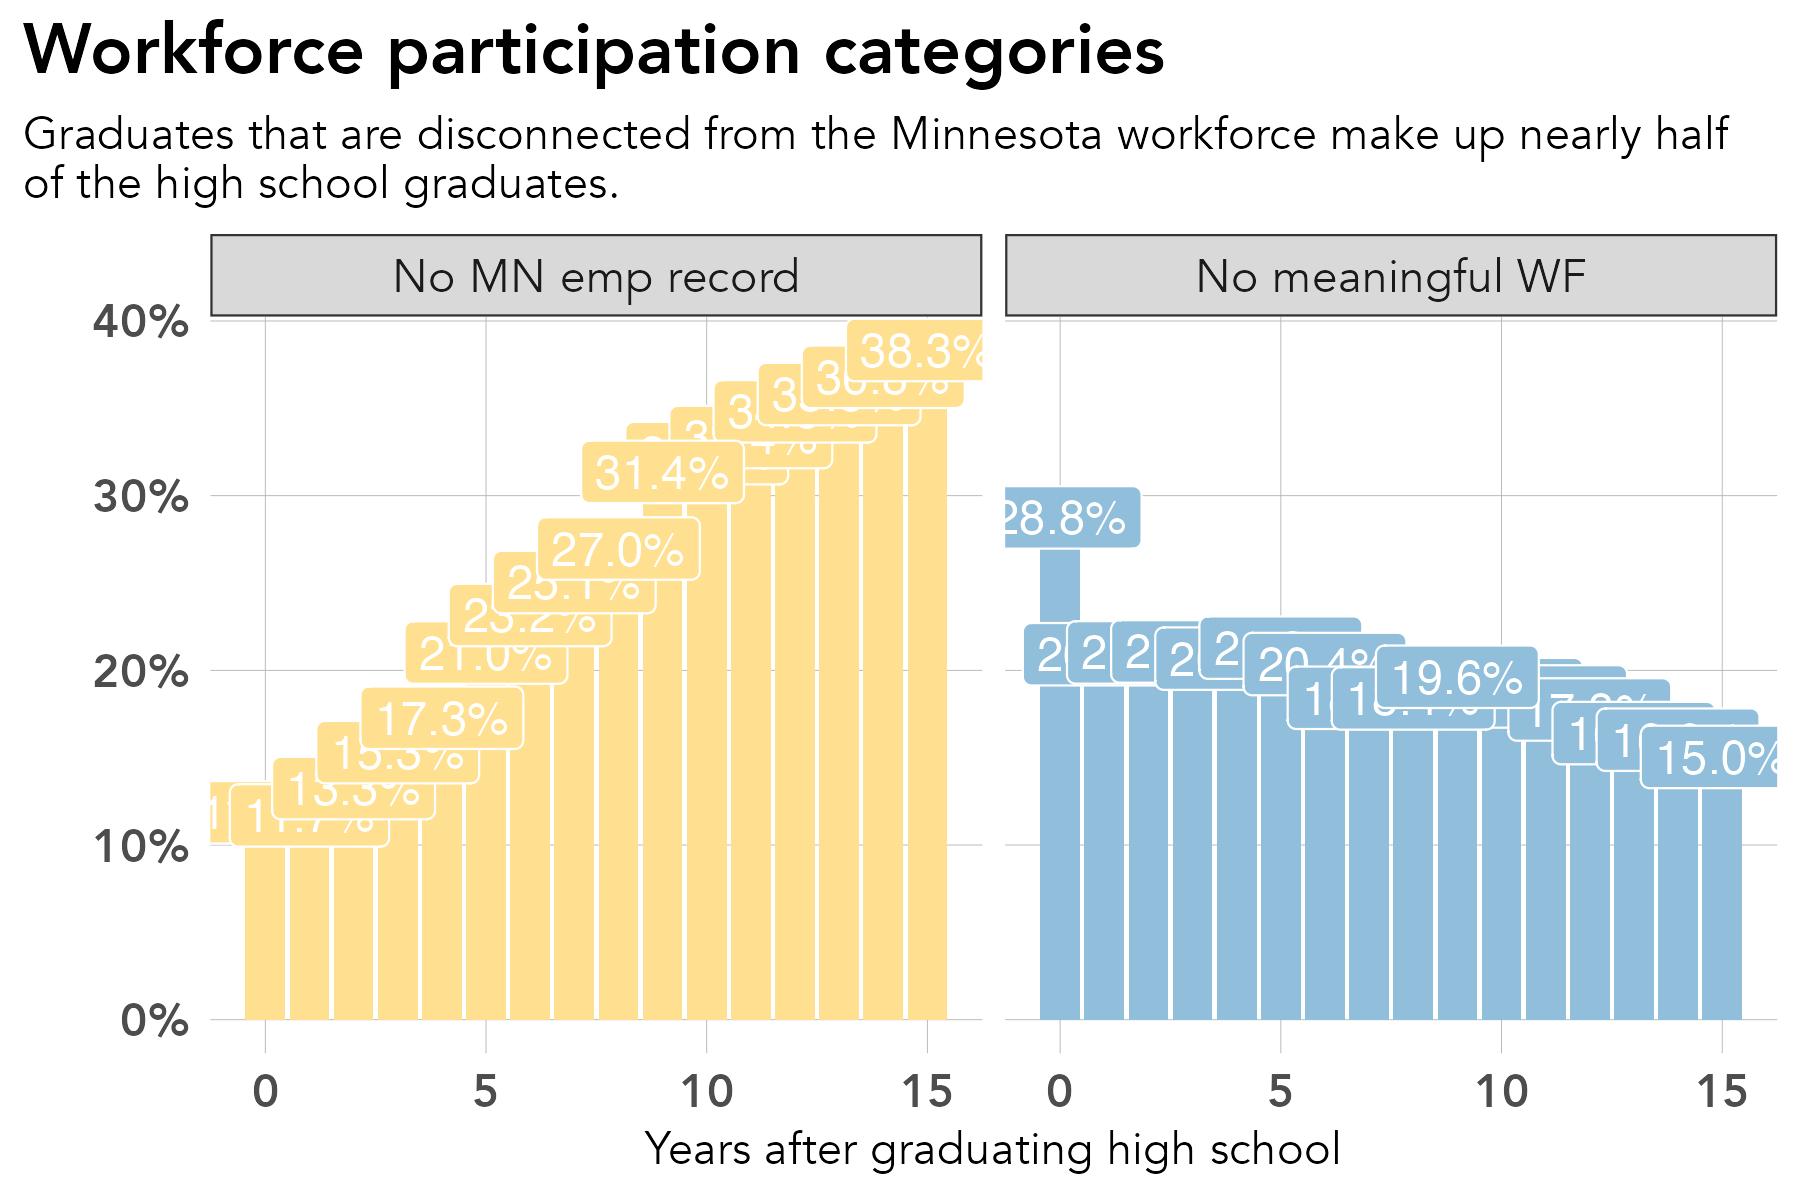

Reproduce this figure in R.
# library -----------------------------------------------------------------
library(tidyverse)
library(sf)
library(ggrepel)
library(scales)
library(ggiraph)
library(rmapshaper)
library(cowplot)
library(RColorBrewer)
library(readxl)
library(lubridate)
library(readxl)
library(systemfonts)
reset_font_cache()
library(ggtext)
library(janitor)
library(cowplot)


rm(list = ls())

# themes ------------------------------------------------------------------
theme_bar <- theme_bw() +
  theme(panel.grid.major = element_line(color = "grey70", size = 0.1),
        panel.grid.minor = element_blank(),
        axis.ticks = element_blank(),
        axis.text = element_text(face = "bold"),
        panel.border = element_blank(),
        legend.background = element_rect(fill = "transparent", color = "transparent"),
        legend.key = element_rect(fill = "transparent"),
        legend.key.size = unit(1, "lines"),
        legend.margin = margin(0,0,0,0),
        legend.title = element_blank(),
        legend.text = element_text(margin = margin(l = 2)),
        text = element_text(family = "Avenir") ,
        plot.title.position = "plot",
        plot.title = element_text(face = "bold"))

theme_line <- theme_bw() +
  theme(legend.background = element_rect(fill = "transparent", color = "transparent"),
        legend.key = element_rect(fill = "transparent"),
        legend.text = element_text(margin = margin(l = 2)),
        panel.grid.minor = element_blank(),
        panel.grid.major = element_line(color = "grey70", size = 0.1),
        axis.ticks = element_blank(),
        axis.text = element_text(face = "bold"),
        panel.border = element_blank(),
        legend.margin = margin(0,0,0,0),
        legend.key.size = unit(1, "lines"),
        text = element_text(family = "Avenir") ,
        plot.title.position = "plot",
        plot.title = element_text(face = "bold"))


theme_sf <- theme_bw() +
  theme(axis.text.x=element_blank(),
        axis.text.y=element_blank(),
        axis.ticks=element_blank(),
        panel.background = element_blank(),
        panel.grid.major = element_line(color = "white"),
        panel.border = element_blank(),
        legend.title = element_blank(),
        legend.text = element_text(margin = margin(l = 2)),
        legend.margin = margin(0,0,0,0),
        legend.key.size = unit(1, "lines"),
        text = element_text(family = "Avenir") ,
        plot.title.position = "plot",
        plot.title = element_text(face = "bold"))

regions <- read_csv("/Users/kellyasche/Library/CloudStorage/GoogleDrive-kasche@ruralmn.org/My Drive/Data Prep/R Projects/Join docs/county_regions.csv") %>%
  select(5,6) %>%
  unique() %>%
  mutate(edr = str_replace(edr, "  ", " "),
         planning.region = str_replace(planning.region, " Minnesota", ""),
         planning.region = fct_relevel(planning.region, "Northwest", "Northeast", "Central", "Seven County Mpls-St Paul", "Southwest", "Southeast"),
         edr = fct_relevel(edr, "EDR 1 - Northwest", "EDR 2 - Headwaters", "EDR 3 - Arrowhead", "EDR 4 - West Central", "EDR 5 - North Central", "EDR 6E- Southwest Central", "EDR 6W- Upper Minnesota Valley", "EDR 7E- East Central", "EDR 7W- Central", "EDR 8 - Southwest", "EDR 9 - South Central", "EDR 10 - Southeast", "EDR 11 - 7 County Twin Cities", "Minnesota"))

counties.regions <- read_csv("/Users/kellyasche/Library/CloudStorage/GoogleDrive-kasche@ruralmn.org/My Drive/Data Prep/R Projects/Join docs/county_regions.csv") %>%
  mutate(countyfp = formatC(countyfp, width = 3, flag = "0"),
         Name = str_to_title(Name),
         Name = str_replace(Name, "Q", "q"),
         Name = str_replace(Name, "Of The", "of the"),
         Name = str_replace(Name, "Mcleod", "McLeod"),
         Dem_Desc = ifelse(Name == "Minnesota", "Minnesota", Dem_Desc) ,
         edr = str_replace(edr, "  ", " "),
         planning.region = str_replace(planning.region, " Minnesota", ""),
         planning.region = fct_relevel(planning.region, "Northwest", "Northeast", "Central", "Seven County Mpls-St Paul", "Southwest", "Southeast"),
         edr = fct_relevel(edr, "EDR 1 - Northwest", "EDR 2 - Headwaters", "EDR 3 - Arrowhead", "EDR 4 - West Central", "EDR 5 - North Central", "EDR 6E- Southwest Central", "EDR 6W- Upper Minnesota Valley", "EDR 7E- East Central", "EDR 7W- Central", "EDR 8 - Southwest", "EDR 9 - South Central", "EDR 10 - Southeast", "EDR 11 - 7 County Twin Cities", "Minnesota"))

color.ruca <- c("Entirely rural" = "#009933", "Town/rural mix" = "#99CC33", "Urban/town/rural mix" = "#CC9966", "Entirely urban" = "#754C29", "Minnesota" = "black")

color.pr <- c("Northwest" = "#4575b4","Northeast" = "grey", "Central" = "#fee090", "Seven County Mpls-St Paul" = "#d73027", "Southwest" = "#91bfdb", "Southeast" = "#fc8d59", "Minnesota" = "black")

color.edr <- c("EDR 1 - Northwest" = "#b3cde3", "EDR 2 - Headwaters" = "#8c96c6", "EDR 3 - Arrowhead" = "#fe9929", "EDR 4 - West Central" = "#8856a7", "EDR 5 - North Central" = "#810f7c", "EDR 6E- Southwest Central" = "#e5f5f9", "EDR 6W- Upper Minnesota Valley" = "#bdc9e1", "EDR 7E- East Central" = "#99d8c9", "EDR 7W- Central" = "#2ca25f", "EDR 8 - Southwest" = "#74a9cf", "EDR 9 - South Central" = "#0570b0", "EDR 10 - Southeast" = "#d7301f", "EDR 11 - 7 County Twin Cities" = "#d8b365", "Minnesota" = "black")

color.pr.edr <- c ("Northwest" = "#4575b4","Northeast" = "#e0f3f8", "Central" = "#fee090", "Seven County Mpls-St Paul" = "#d73027", "Southwest" = "#91bfdb", "Southeast" = "#fc8d59", "Minnesota" = "black", "EDR 1 - Northwest" = "#b3cde3", "EDR 2 - Headwaters" = "#8c96c6", "EDR 3 - Arrowhead" = "#fe9929", "EDR 4 - West Central" = "#8856a7", "EDR 5 - North Central" = "#810f7c", "EDR 6E- Southwest Central" = "#e5f5f9", "EDR 6W- Upper Minnesota Valley" = "#bdc9e1", "EDR 7E- East Central" = "#99d8c9", "EDR 7W- Central" = "#2ca25f", "EDR 8 - Southwest" = "#74a9cf", "EDR 9 - South Central" = "#0570b0", "EDR 10 - Southeast" = "#d7301f", "EDR 11 - 7 County Twin Cities" = "#d8b365")

color.six <- c("#009933", "#4575b4", "grey", "#fee090", "#fc8d59", "#d73027")

mn_counties <- st_read("/Users/kellyasche/Library/CloudStorage/GoogleDrive-kasche@ruralmn.org/My Drive/Data Prep/R Projects/Shapefiles/County shapefiles/MNCounties_MNDOT.shp", quiet = TRUE) %>%
  ms_simplify(keep = .01, keep_shapes = TRUE) %>%
  rename("countyfp" = "FIPS_CODE")

counties.regions.1 <- counties.regions %>%
  mutate(statefp = "27",
         project.pr = ifelse(edr %in% c("EDR 1 - Northwest", "EDR 2 - Headwaters", "EDR 4 - West Central"), "Northwest",
                             ifelse(edr == "EDR 3 - Arrowhead", "Northeast",
                                    ifelse(edr %in% c("EDR 5 - North Central", "EDR 7E- East Central", "EDR 7W- Central"), "Central",
                                           ifelse(edr %in% c("EDR 6E- Southwest Central", "EDR 6W- Upper Minnesota Valley", "EDR 8 - Southwest"), "Southwest",
                                                  ifelse(edr %in% c("EDR 9 - South Central", "EDR 10 - Southeast"), "Southern", as.character(planning.region)))))),
         project.pr = fct_relevel(project.pr, "Northwest", "Northeast", "Central", "Seven County Mpls-St Paul", "Southwest", "Southern"))



# Prep data ---------------------------------------------------------------

original <- read_csv("Data/SLEDS/Masters/States/annual-seven-states.csv")

data <- original %>%
  mutate(states = ifelse(states %in% c("Meaningful emp County", "Meaningful emp EDR"), "Meaningful WF - Northeast", states),
         states = ifelse(states == "Meaningful emp MN", "Meaningful WF - MN", states),
         states = ifelse(states == "No MN emp record, not attending ps", "No MN emp record", states),
         states = ifelse(states == "Not meaningful, not attending ps", "No meaningful WF", states),
         states = as.factor(states)) %>%
  select(grad.year, states) %>%
  filter(states != "After 2023") %>%
  group_by(grad.year, states) %>%
  summarize(n = n()) %>%
  ungroup() %>%
  group_by(grad.year) %>%
  mutate(share = n / sum(n)) %>%
  ungroup() %>%
  mutate(grad.year = str_sub(grad.year, -2, -1),
         grad.year = str_replace(grad.year, "[.]", ""),
         grad.year = as.numeric(grad.year),
         states = fct_relevel(states, "Meaningful WF - Northeast", "Meaningful WF - MN", "No MN emp record", "No meaningful WF", "Attending ps"))


# Create chart ------------------------------------------------------------
names(data)

ggplot(data = filter(data, states %in% c("No MN emp record", "No meaningful WF")), aes(grad.year, share, fill = states, group = states)) +
  facet_wrap(~states, ncol = 2) +
  geom_col(position = "dodge") +
  geom_label(data = filter(data, states %in% c("No MN emp record", "No meaningful WF")), aes(label = percent(share, accuracy = .1)), show.legend = FALSE, position = position_dodge(width = .9), color = "white", size = 4) +
  labs(x="Years after graduating high school", y = "", title = "Workforce participation categories", subtitle = "Graduates that are disconnected from the Minnesota workforce make up nearly half\nof the high school graduates.")+
  scale_y_continuous(labels=scales::percent) +
  theme_bar+
  scale_fill_manual(values = c("#fee090", "#91bfdb"),
                    guide = guide_legend(ncol = 2)) +
  theme(legend.position = "none",
        text = element_text(size = 14),
        plot.subtitle = element_text(size = 11),
        axis.title.x = element_text(size = 11))

ggsave(filename = "Charts/Paper report/wf-disconnected.pdf", device = cairo_pdf, dpi = "print", width = 6, height = 4)

ggsave(filename = "Charts/Paper report/wf-disconnected.png", dpi = "print", width = 6, height = 4)
